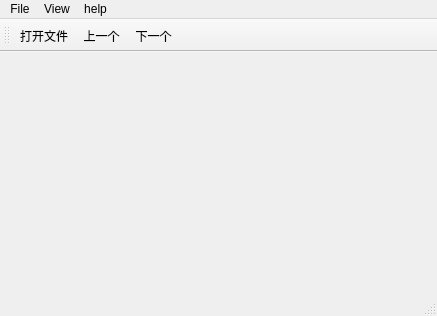
<?xml version="1.0" encoding="UTF-8"?>
<ui version="4.0">
 <class>MainWindow</class>
 <widget class="QMainWindow" name="MainWindow">
  <property name="geometry">
   <rect>
    <x>0</x>
    <y>0</y>
    <width>437</width>
    <height>316</height>
   </rect>
  </property>
  <property name="windowTitle">
   <string>MainWindow</string>
  </property>
  <widget class="QWidget" name="centralwidget">
   <layout class="QHBoxLayout" name="horizontalLayout"/>
  </widget>
  <widget class="QMenuBar" name="menubar">
   <property name="geometry">
    <rect>
     <x>0</x>
     <y>0</y>
     <width>437</width>
     <height>21</height>
    </rect>
   </property>
   <widget class="QMenu" name="menuFile">
    <property name="title">
     <string>File</string>
    </property>
    <addaction name="actOpen"/>
   </widget>
   <widget class="QMenu" name="menuView">
    <property name="title">
     <string>View</string>
    </property>
   </widget>
   <widget class="QMenu" name="menuhelp">
    <property name="title">
     <string>help</string>
    </property>
   </widget>
   <addaction name="menuFile"/>
   <addaction name="menuView"/>
   <addaction name="menuhelp"/>
  </widget>
  <widget class="QStatusBar" name="statusbar"/>
  <widget class="QToolBar" name="toolBar">
   <property name="windowTitle">
    <string>toolBar</string>
   </property>
   <attribute name="toolBarArea">
    <enum>TopToolBarArea</enum>
   </attribute>
   <attribute name="toolBarBreak">
    <bool>false</bool>
   </attribute>
   <addaction name="actOpen"/>
   <addaction name="actPrevious"/>
   <addaction name="actNext"/>
  </widget>
  <action name="actOpen">
   <property name="icon">
    <iconset resource="Icon.qrc">
     <normaloff>:/tool-icon/tool-Icon/file.png</normaloff>
     <normalon>:/tool-icon/tool-Icon/file-selected.png</normalon>
     <selectedoff>:/tool-icon/tool-Icon/file.png</selectedoff>
     <selectedon>:/tool-icon/tool-Icon/file-selected.png</selectedon>:/tool-icon/tool-Icon/file.png</iconset>
   </property>
   <property name="text">
    <string>打开文件</string>
   </property>
   <property name="toolTip">
    <string>打开文件</string>
   </property>
  </action>
  <action name="actPrevious">
   <property name="icon">
    <iconset resource="Icon.qrc">
     <normaloff>:/tool-icon/tool-Icon/left.png</normaloff>
     <selectedoff>:/tool-icon/tool-Icon/left.png</selectedoff>
     <selectedon>:/tool-icon/tool-Icon/left-selected.png</selectedon>:/tool-icon/tool-Icon/left.png</iconset>
   </property>
   <property name="text">
    <string>上一个</string>
   </property>
   <property name="toolTip">
    <string>上一张图片</string>
   </property>
   <property name="shortcut">
    <string>Backspace</string>
   </property>
  </action>
  <action name="actNext">
   <property name="icon">
    <iconset resource="Icon.qrc">
     <normaloff>:/tool-icon/tool-Icon/right.png</normaloff>
     <selectedoff>:/tool-icon/tool-Icon/right.png</selectedoff>
     <selectedon>:/tool-icon/tool-Icon/right-selected.png</selectedon>:/tool-icon/tool-Icon/right.png</iconset>
   </property>
   <property name="text">
    <string>下一个</string>
   </property>
   <property name="toolTip">
    <string>下一张图片</string>
   </property>
   <property name="shortcut">
    <string>Space</string>
   </property>
  </action>
 </widget>
 <resources>
  <include location="Icon.qrc"/>
 </resources>
 <connections/>
</ui>
